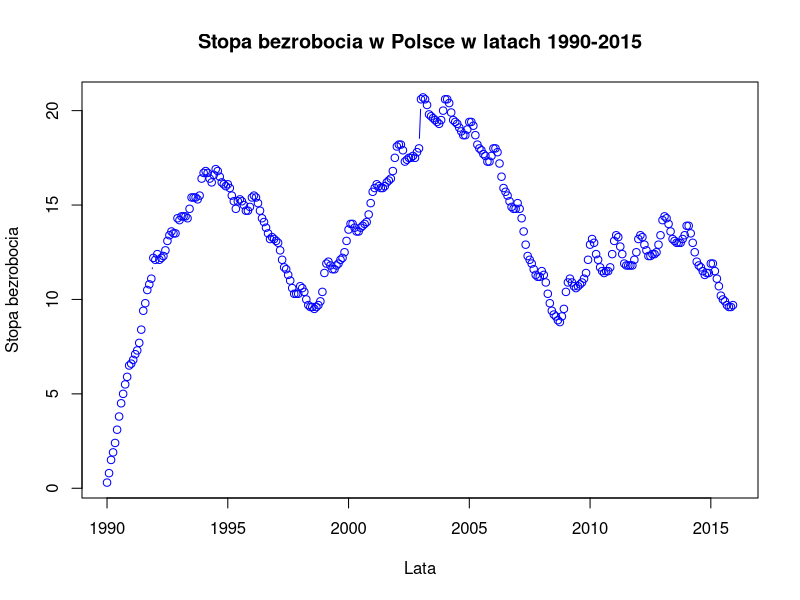
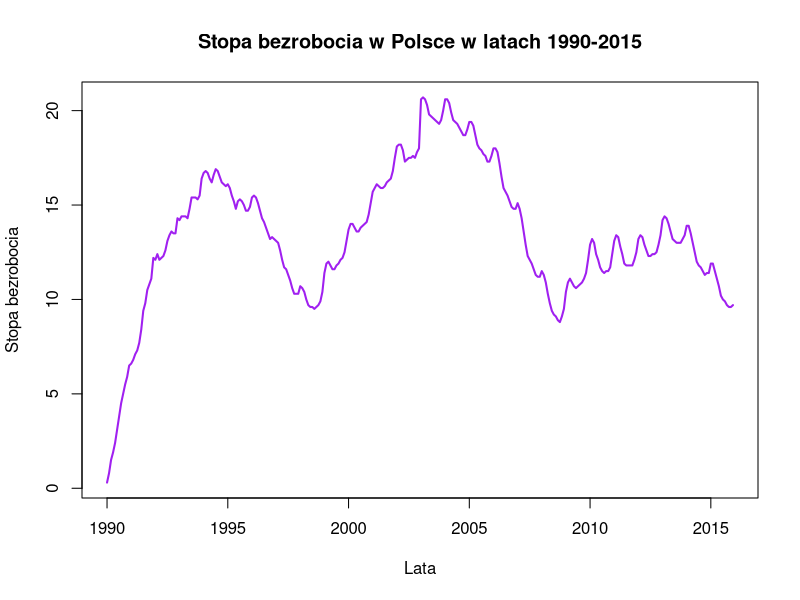
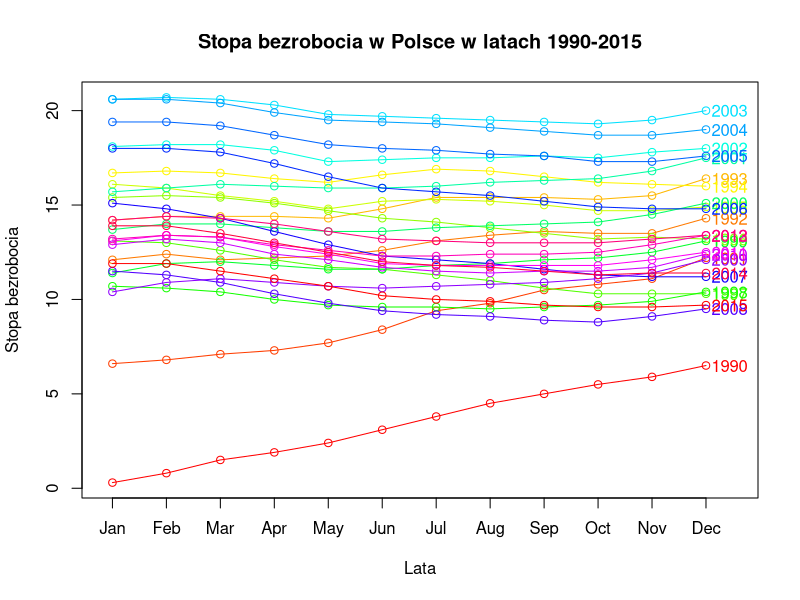
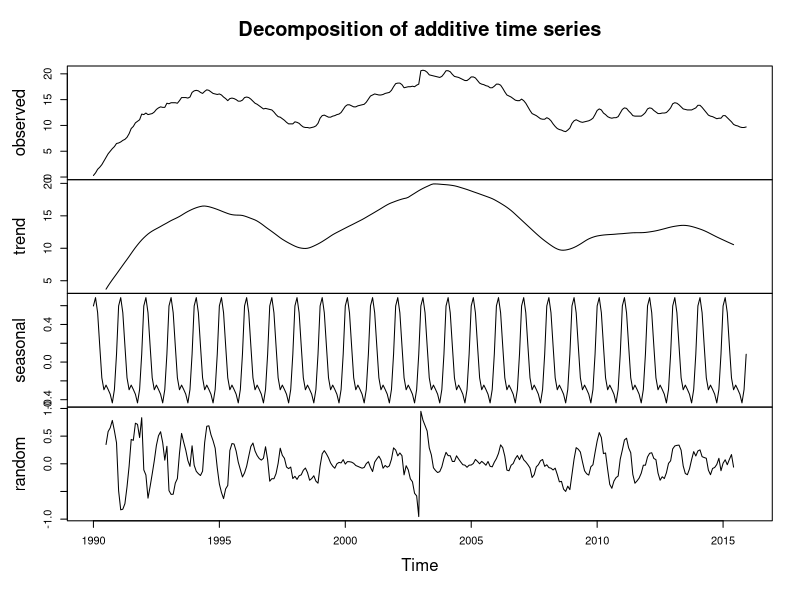
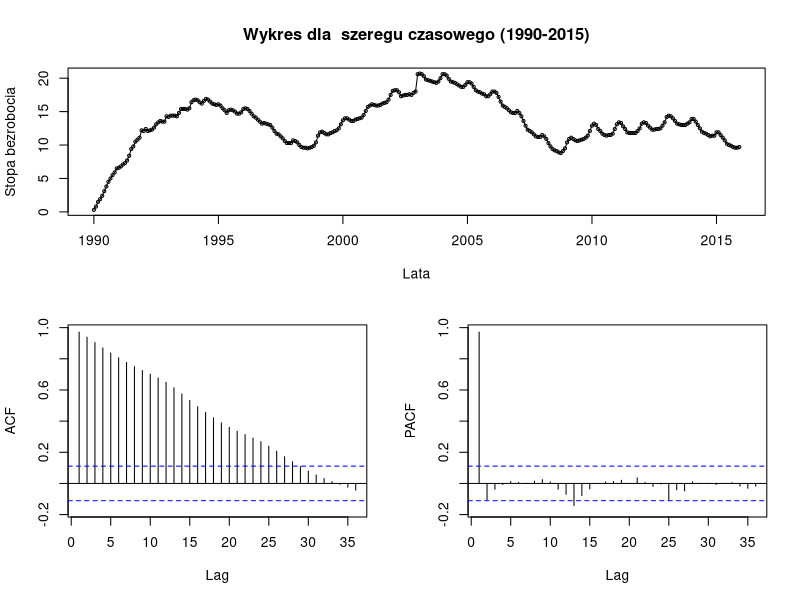
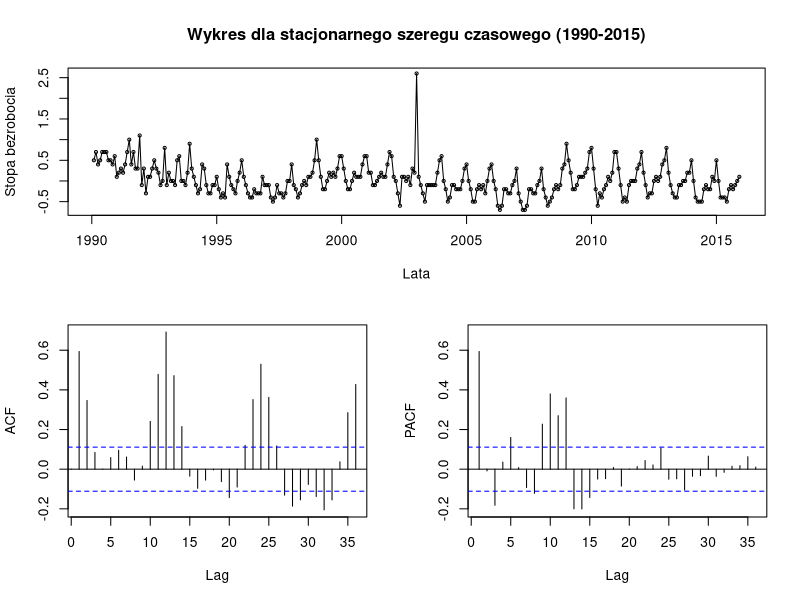
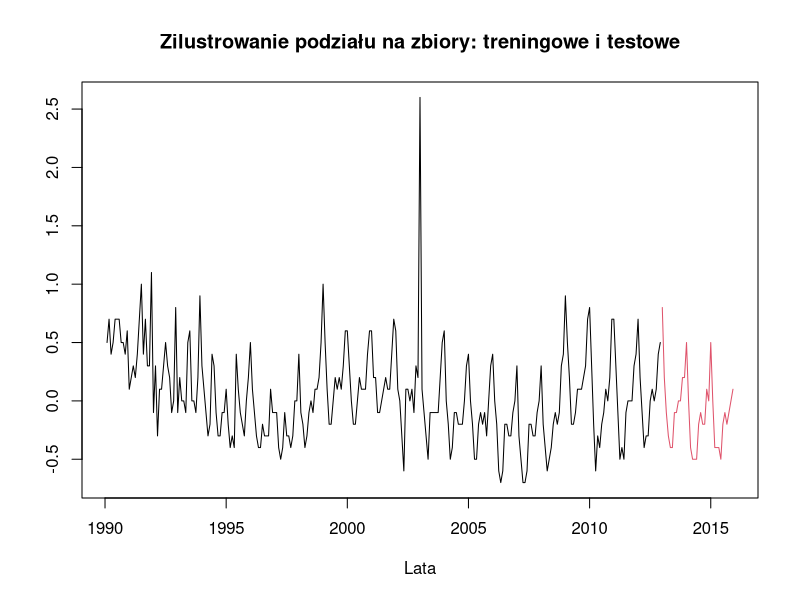
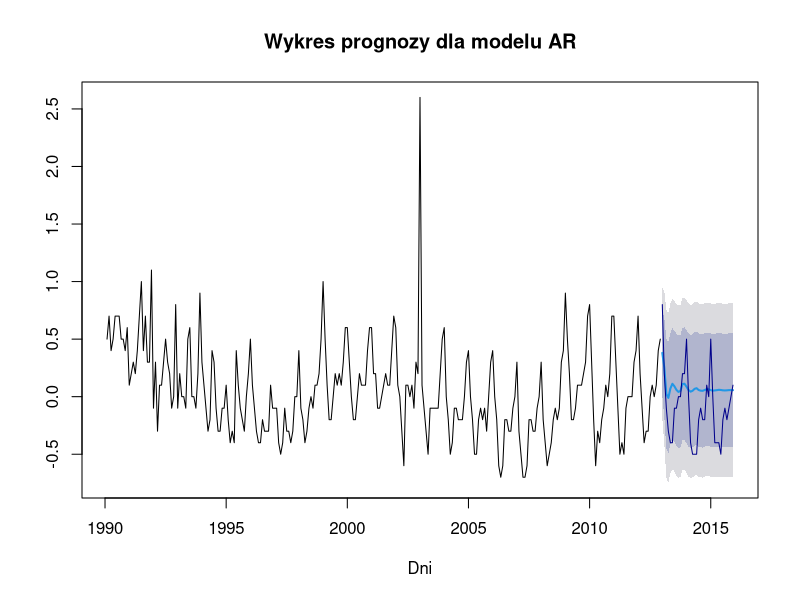

These charts were generated, in order, by the following R code:
## ---- chunk 1
#Wgranie bibliotek
library(dplyr)
library(forecast)
library(stats)
library(tseries)
## ---- chunk 2
#Wczytanie danych
dane <- read.csv2("dane2015.csv")

#Zamiana danych w szereg czasowy
szereg=ts(dane$Bezrobocie , start=1990, frequency=12)
szereg
## ---- chunk 3
#Wykres punktowy
plot(szereg,
     type = "b",
     col = "blue",
     main = "Stopa bezrobocia w Polsce w latach 1990-2015",
     ylab = "Stopa bezrobocia",xlab = "Lata")
## ---- chunk 4
#Wykres liniowy
plot(szereg,
     type = "l",
     lwd = "2",
     col = "purple",
     main = "Stopa bezrobocia w Polsce w latach 1990-2015",
     ylab = "Stopa bezrobocia",xlab = "Lata")
## ---- chunk 5
#Wykres sezonowy
seasonplot(szereg,
           col = rainbow (25),
           year.labels = TRUE,
           main = "Stopa bezrobocia w Polsce w latach 1990-2015",
           ylab = "Stopa bezrobocia",xlab = "Lata")
## ---- chunk 6
b_deko <- decompose(szereg)
plot(b_deko)
## ---- chunk 7
tsdisplay(szereg,
          main = "Wykres dla  szeregu czasowego (1990-2015)",
          xlab = "Lata",
          ylab = "Stopa bezrobocia")
## ---- chunk 8
adf1 <- adf.test(szereg)
adf1
## ---- chunk 9
adf2 <- adf.test(diff(szereg))
adf2
## ---- chunk 10
szereg1 <- diff(szereg)

tsdisplay(szereg1,
          main = "Wykres dla stacjonarnego szeregu czasowego (1990-2015)",
          xlab = "Lata",
          ylab = "Stopa bezrobocia")
## ---- chunk 11
zb_trening <- window(szereg1, end = c(2012,12))
zb_test <- window(szereg1, start = c(2013,01))

#Wykres
ts.plot(zb_trening, zb_test, col=1:2,
        main = "Zilustrowanie podziału na zbiory: treningowe i testowe",
        xlab = "Lata")
## ---- chunk 12
AR <- arima(zb_trening, order = c(9,0,0))
summary(AR)
## ---- chunk 13
prognoza_AR <- forecast(AR, h=length(zb_test))
## ---- chunk 14
plot(prognoza_AR,
     main= "Wykres prognozy dla modelu AR",
     xlab= "Dni")
lines(zb_test, col="dark blue")
## ---- chunk 15
MA <- arima(zb_trening, order = c(0,0,14))
summary(MA)
## ---- chunk 16
prognoza_MA <- forecast(MA, h=length(zb_test))
## ---- chunk 17
plot(prognoza_MA,
     main= "Wykres prognozy dla modelu MA",
     xlab= "Dni")
lines(zb_test, col="purple")
## ---- chunk 18
ARIMA <- auto.arima(zb_trening)
summary(ARIMA)
## ---- chunk 19
prognoza_ARIMA <- forecast(ARIMA, h=length(zb_test))
## ---- chunk 20
plot(prognoza_ARIMA,
     xlab= "Dni")
lines(zb_test, col="red")
## ---- chunk 21
lambda <- BoxCox.lambda(zb_trening) 
lambda
## ---- chunk 22
train_BC <- BoxCox(zb_trening, lambda)
test_BC <- BoxCox(zb_test, lambda)
BC <- auto.arima(train_BC)
summary(BC)
## ---- chunk 23
prognoza_BC <- forecast(BC, h=length(zb_test))
## ---- chunk 24
plot(prognoza_BC,
     main= "Wykres prognozy dla modelu BC",
     xlab= "Dni")
lines(zb_test, col="green")
## ---- chunk 25
#Błędy średniokwadratowe
bl_MA <- mean(((prognoza_MA$mean - zb_test)^2))
bl_AR <- mean(((prognoza_AR$mean - zb_test)^2))
bl_ARIMA <- mean(((prognoza_ARIMA$mean - zb_test)^2))
bl_tBC <- mean(((prognoza_BC$mean - zb_test)^2))
## ---- chunk 26
#Model MA
bl_MA


#Model AR
bl_AR

#Model ARIMA
bl_ARIMA

#Transformacja Boxa-Coxa
bl_tBC
